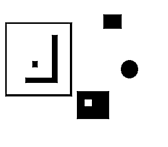
%> input picture binary7.png, 168 x 147 px
$ octave ConnectedComp.m   (GNU Octave 9; MATLAB toolbox functions it lacks are replaced by stand-ins)
%> lines starting %> are read from the running program, lines starting %| are printed output that depends on the picture; in (x1, y1, x2, y2) boxes, pixels count from 0 and x2, y2 are one past the last pixel; in counts of white or black regions, pixels touching at a corner belong together; the program's own positions count from 1
close all;
clear;
clc;

I = imread("binary7.png"); % read image
%> I is the input picture: size 147x168x3 uint8; min 0, max 255, mean 230.9

G = rgb2gray(I); %converting image to grayscalee

BW = G<128; % converting grayscale image to binary image
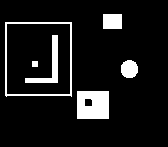
%> BW: size 147x168 logical; 9.7% white; 6 white regions, box (x1, y1, x2, y2) and area: (77, 91, 109, 119) 848, (5, 22, 72, 97) 550, (25, 35, 58, 83) 423, (103, 14, 122, 29) 285, (121, 60, 138, 78) 250, (32, 61, 38, 67) 36

%BW = ~BW;%invert image

[rows, cols] = size(BW);
%> rows = 147; cols = 168
labels = zeros(rows,cols);%matrix to store labels for connected components

currentLab = 0;

for r= 1:rows
    for c = 1:cols

        %checking if pixel belongs to an object1 // labeled yet
        if BW (r,c) ==1 && labels(r,c) ==0

            currentLab = currentLab +1;%new compenent - inc label number
            stack = [r,c];

            %while stack not empty
            while ~isempty(stack)
                pixel = stack(end, :);%take last pixel from satck
                stack(end,:)= [];%remove last pixel from stak

                x= pixel(1);%row
                y = pixel(2);%col


                %checking if the pixel is inside image boundaries
                if x>=1 && x<=rows && y>=1 && y<=cols

                    if BW(x,y) ==1 && labels(x,y)==0

                    labels(x,y) = currentLab; % Assign label to the current pixel
                    stack = [stack; x+1 y; x-1 y; x y+1; x y-1]; % Add neighboring pixels to stack


                    end
                end
            end
        end
    end
end
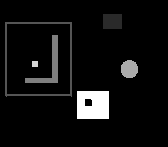
%> labels: size 147x168 double; min 0, max 6, mean 0.361; drawn with min black and max white
%> after the loop, currentLab = 6; pixel = [93 78]; x = 93; y = 78


%[L,num] = bwlabel(BW, 8);


%RGB = label2rgb(L, 'jet', 'white', 'shuffle');

figure
imagesc(labels) %display label matrix
%colormap(jet)
colormap([0 1 0; lines(currentLab)])
%imshow(RGB)
colorbar %to display color scalebar
axis image
title('Connected Components in Different colors');
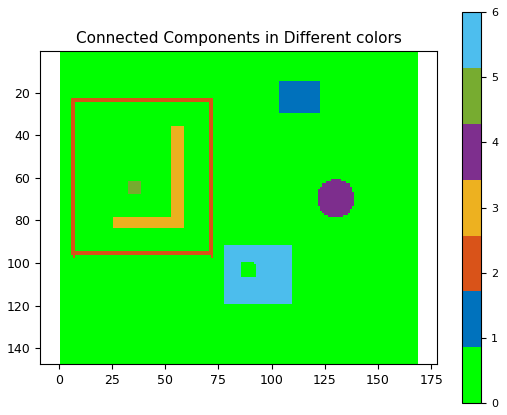
%> figure redrawn from the program's plot data

disp(currentLab)
%| 6
%imwrite(RGB, 'connectedbinary7.png');
